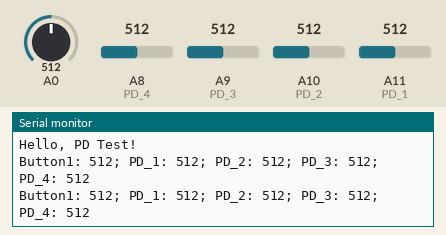
A sketch run on a simulated Arduino Mega 2560, built with avr-gcc and run on an emulated ATmega2560. On the bench: the last lines printed to the serial monitor. Inputs (shaded band) come from the test bench; at power-on: A0 = 512, A8 (PD_4) = 512, A9 (PD_3) = 512, A10 (PD_2) = 512, A11 (PD_1) = 512.

Above: at 1.8 s.
1.9 s: A0 set to 716
At 2.4 s:
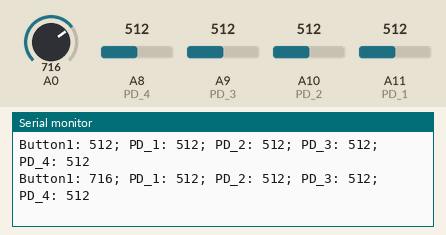
3.4 s: A8 (PD_4) set to 716
At 4.7 s:
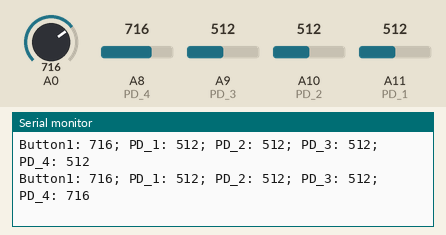
4.9 s: A9 (PD_3) set to 716
At 5.8 s:
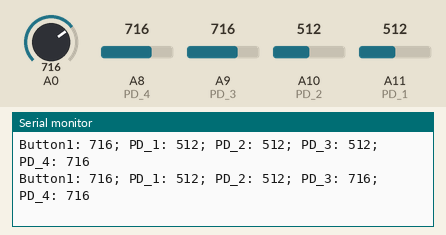
6.4 s: A10 (PD_2) set to 716
At 7.7 s:
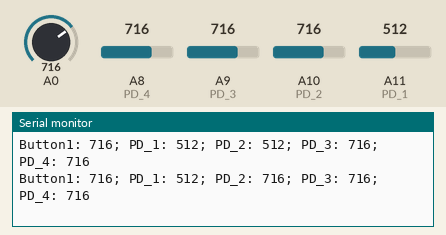
7.9 s: A11 (PD_1) set to 716
At 8.6 s:
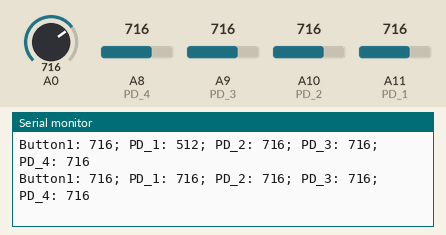
9.4 s: A0 set to 992
At 10.8 s:
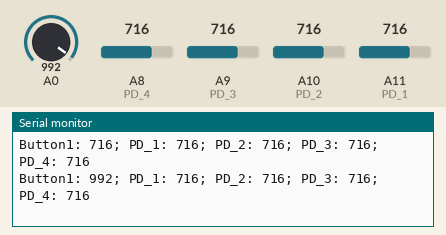
Timing chart, 0 to 11.9 s (numbered marks = the images above; inputs shaded):
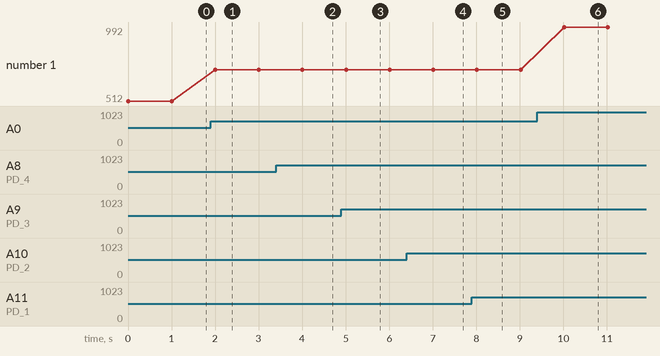

Measured:
- after the input at 1.9 s, the serial monitor: prints a new line after 0.10 s (image 1)
- after the input at 3.4 s, the serial monitor: prints a new line after 0.61 s (image 2)
- after the input at 4.9 s, the serial monitor: prints a new line after 0.11 s (image 3)
- after the input at 6.4 s, the serial monitor: prints a new line after 0.61 s (image 4)
- after the input at 7.9 s, the serial monitor: prints a new line after 0.12 s (image 5)
- after the input at 9.4 s, the serial monitor: prints a new line after 0.62 s (image 6)
- plotted number 1: 512 → 716 after the input at 1.9 s, 716 → 992 after the input at 9.4 s

The sketch:

pdtest.ino
```cpp
#include <Arduino.h>

#define PD_1 A11
#define PD_2 A10
#define PD_3 A9
#define PD_4 A8

void setup()
{
    Serial.begin(115200);
    Serial.println("Hello, PD Test!");
}

void loop()
{
    int button1 = analogRead(A0);
    int value1 = analogRead(PD_1);
    int value2 = analogRead(PD_2);
    int value3 = analogRead(PD_3);
    int value4 = analogRead(PD_4);

    Serial.print("Button1: ");
    Serial.print(button1);
    Serial.print("; PD_1: ");
    Serial.print(value1);
    Serial.print("; PD_2: ");
    Serial.print(value2);
    Serial.print("; PD_3: ");
    Serial.print(value3);
    Serial.print("; PD_4: ");
    Serial.println(value4);

    delay(1000);
}
```
